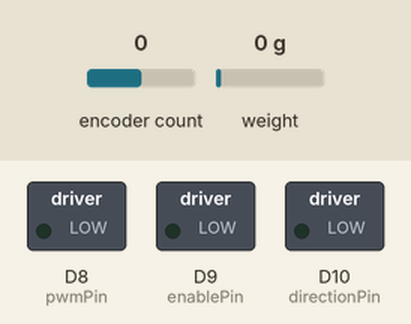
This sketch was run on a simulated Arduino Due. On the bench: switched loads named in the sketch (green lamp = pin HIGH). The inputs (shaded band) are chosen by the test bench; at power-on: encoder count 0, weight on the scale 0 g (analog values on the 0–1023 scale). Random numbers use the default seed unless the sketch sets one; what the sketch prints to the serial monitor is not drawn.

Above: at 0.0 s.
At 0.7 s:
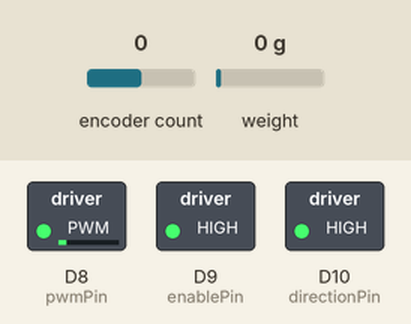
At 70.7 s:
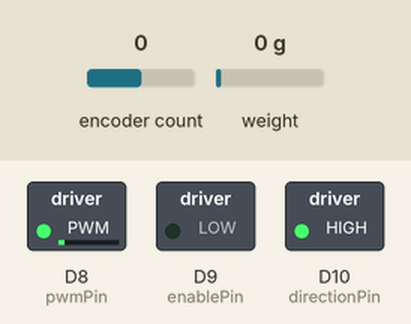
Timing chart, 0 to 72.2 s (numbered marks = the images above):
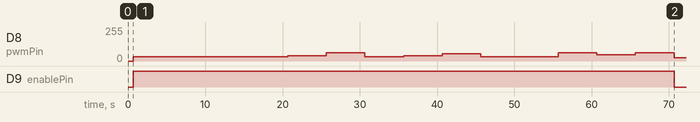

Measured:
- by itself, D8 (pwmPin): 33/255 → 40/255 at 20.7 s, → 63/255 5.0 s later, → 33/255 5.0 s later, → 40/255 5.0 s later, … (10 changes in this stretch)
- by itself, D9 (enablePin): HIGH → LOW at 70.7 s

The sketch:

random_torque_firmware.ino
```cpp
#include "HX711_ADC.h"
#include <Encoder.h>
#include <math.h>

// -------------------- Torque Sensor --------------------
#define calibration_factor1  91160.52
#define LOADCELL1_DOUT_PIN   32
#define LOADCELL1_SCK_PIN    33
HX711_ADC loadcell1(LOADCELL1_DOUT_PIN, LOADCELL1_SCK_PIN);

// -------------------- Encoder --------------------
#define ENC1A          27
#define ENC1B          28
#define ENC1MAXCOUNT   (4 * 4096 * 53)
#define ENC1COUNT2DEG  (0.25f * 0.001658f)

Encoder angle(ENC1A, ENC1B);
long _enccount;
volatile long encZeroOffset = 0;
volatile bool forceZeroAngle = false;

// -------------------- Motor Driver Pins --------------------
const int pwmPin       = 8;
const int enablePin    = 9;
const int directionPin = 10;

// -------------------- Phase Control --------------------
enum Phase { PHASE1_INITIAL, PHASE1_HOLD_ZERO, PHASE2_RANDOM };
Phase currentPhase = PHASE1_INITIAL;

const uint32_t PHASE1_INITIAL_MS = 10000;  // 10s initial hold
const uint32_t PHASE1_HOLD_MS    = 10000;  // 10s hold at zero
const uint32_t PHASE2_CMD_MS     = 5000;   // 5s per random command

// Phase 2: Random torque commands
const float RANDOM_TORQUES[] = {1.0f, 2.0f, 3.0f, 4.0f, 5.0f};
const int NUM_RANDOM_CMDS = 10;
float randomCommands[NUM_RANDOM_CMDS];
int currentCmdIndex = 0;

// Current command values
float appliedNm     = 1.00f;
float motor_current = 0.0f;
float pwm_value     = 0.0f;
uint16_t duty       = 0;

// -------------------- Helpers --------------------
static inline long readEncRaw() { return angle.read(); }

void softZeroEncoder() {
  noInterrupts();
  encZeroOffset = readEncRaw();
  interrupts();
}

void hardZeroEncoder() {
  noInterrupts();
  angle.write(0);
  encZeroOffset = 0;
  forceZeroAngle = true;
  interrupts();
}

float angle_motor_deg() {
  if (forceZeroAngle) return 0.0f;

  long c = readEncRaw() - encZeroOffset;
  if (c >= ENC1MAXCOUNT)       encZeroOffset += ENC1MAXCOUNT, c -= ENC1MAXCOUNT;
  else if (c <= -ENC1MAXCOUNT) encZeroOffset -= ENC1MAXCOUNT, c += ENC1MAXCOUNT;

  return ENC1COUNT2DEG * (float)c;
}

void setTorqueCommand(float torqueNm) {
  appliedNm = torqueNm;
  motor_current = torqueNm / 3.35f;
  pwm_value = 409.6f + 410.0f * fabsf(motor_current);
  duty = (uint16_t)constrain(lroundf(pwm_value), 410, 3686);
  analogWrite(pwmPin, duty);
}

void generateRandomCommands() {
  randomSeed(analogRead(A0));
  for (int i = 0; i < NUM_RANDOM_CMDS; i++) {
    randomCommands[i] = RANDOM_TORQUES[random(0, 5)];
  }
}

void setup() {
  Serial.begin(9600);

  // ---- Torque Sensor: tare ONCE at startup ----
  loadcell1.begin();
  loadcell1.setCalFactor(calibration_factor1);
  loadcell1.tare();
  for (uint16_t i = 0; i < 50; ++i) {
    loadcell1.update();
    delay(5);
  }

  // ---- Motor & Encoder ----
  pinMode(pwmPin, OUTPUT);
  pinMode(enablePin, OUTPUT);
  pinMode(directionPin, OUTPUT);
  pinMode(ENC1A, INPUT_PULLUP);
  pinMode(ENC1B, INPUT_PULLUP);

  analogWriteResolution(12);
  analogReadResolution(12);

  digitalWrite(enablePin, HIGH);
  digitalWrite(directionPin, HIGH);

  // Initialize software zero at starting position
  softZeroEncoder();

  // Set initial 1 Nm command
  setTorqueCommand(1.00f);

  // Generate random commands for Phase 2
  generateRandomCommands();

  Serial.println("PHASE 1: Initial 1.00 Nm for 10s, then hold at zero for 10s");
  Serial.println("DesiredNm,AngleDeg,PWM");
}

void loop() {
  static uint32_t phaseStartTime = millis();
  uint32_t elapsed = millis() - phaseStartTime;

  // Keep torque sensor updating
  loadcell1.update();

  // Apply current PWM command
  analogWrite(pwmPin, duty);

  // Phase state machine
  switch (currentPhase) {
    case PHASE1_INITIAL:
      if (elapsed >= PHASE1_INITIAL_MS) {
        // Hard-zero the encoder after 10s
        long rawBefore = readEncRaw();
        hardZeroEncoder();
        long rawAfter = readEncRaw();

        Serial.print("Encoder hard-zeroed. Raw before: ");
        Serial.print(rawBefore);
        Serial.print(" | Raw after: ");
        Serial.print(rawAfter);
        Serial.print(" | Reported angle: ");
        Serial.print(angle_motor_deg(), 3);
        Serial.println(" deg");
        Serial.println("Holding at zero for 10s...");

        currentPhase = PHASE1_HOLD_ZERO;
        phaseStartTime = millis();
      }
      break;

    case PHASE1_HOLD_ZERO:
      if (elapsed >= PHASE1_HOLD_MS) {
        // Transition to Phase 2
        Serial.println("\nPHASE 2: Random torque commands (10 commands, 5s each)");
        Serial.println("AppliedNm,DesiredNm,AngleDeg");

        forceZeroAngle = false;  // Allow encoder to move freely now
        currentCmdIndex = 0;
        setTorqueCommand(randomCommands[currentCmdIndex]);

        currentPhase = PHASE2_RANDOM;
        phaseStartTime = millis();
      }
      break;

    case PHASE2_RANDOM:
      if (elapsed >= PHASE2_CMD_MS) {
        currentCmdIndex++;

        if (currentCmdIndex < NUM_RANDOM_CMDS) {
          // Apply next random command
          setTorqueCommand(randomCommands[currentCmdIndex]);
          phaseStartTime = millis();
        } else {
          // All commands complete - disable motor
          analogWrite(pwmPin, 410);
          digitalWrite(enablePin, LOW);
          Serial.println("\nAll commands complete. Motor disabled.");
          while(1); // Stop execution
        }
      }
      break;
  }

  // ----- Logging -----
  float angle_deg = angle_motor_deg();
  float TS = loadcell1.getData();

  if (currentPhase == PHASE1_INITIAL || currentPhase == PHASE1_HOLD_ZERO) {
    // Phase 1 format: DesiredNm(TS), AngleDeg, PWM
      Serial.print(appliedNm, 2);
    Serial.print(',');
    Serial.print(TS, 3);
    Serial.print(',');
    Serial.print(angle_deg, 3);
    Serial.print(',');
    Serial.println(pwm_value, 2);
  } else {
    // Phase 2 format: AppliedNm, DesiredNm(TS), AngleDeg
    Serial.print(appliedNm, 2);
    Serial.print(',');
    Serial.print(TS, 3);
    Serial.print(',');
    Serial.println(angle_deg, 3);
  }

  delay(5);  // ~200 Hz service rate
}
```

angle_motor.ino
```cpp
// -------------------- Your angle function (unchanged) --------------------
float angle_motor()
{
   long _enccount;
  _enccount = angle.read();
  if (_enccount >= ENC1MAXCOUNT) {
    angle.write(_enccount - ENC1MAXCOUNT);
  } else if (_enccount <= - ENC1MAXCOUNT) {
    angle.write(_enccount + ENC1MAXCOUNT);
  }
  return ENC1COUNT2DEG * _enccount; // degrees
}
```
